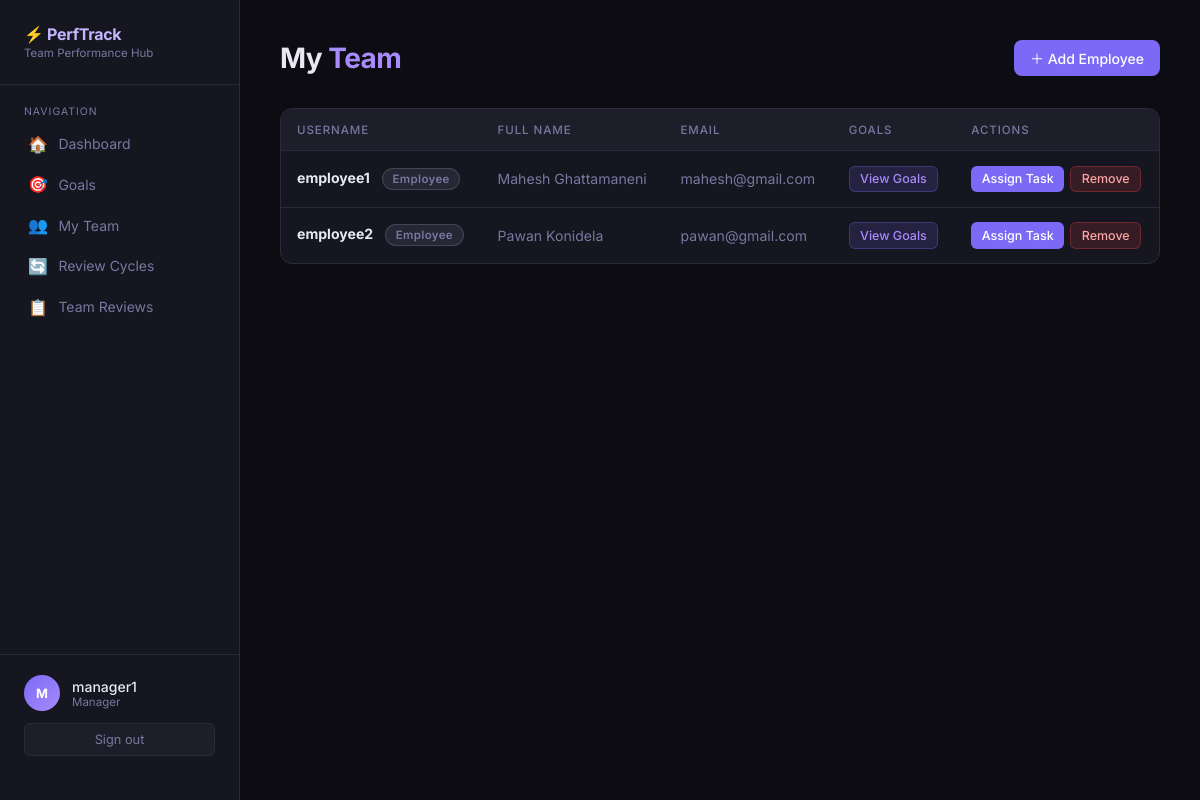
Page /team/ (signed in) on the committed database.
### users/models.py (models this page shows, shortened)
class User(AbstractUser):
    ROLE_CHOICES = (
        ('EMPLOYEE', 'Employee'),
        ('MANAGER', 'Manager'),
    )
    role = models.CharField(
        max_length=20,
        choices=ROLE_CHOICES,
        default='EMPLOYEE'
    )
    manager = models.ForeignKey(
        'self',
        null=True,
        blank=True,
        on_delete=models.SET_NULL,
        related_name='team_members'
    )

### users/views.py (the view)
    def wrapper(request, *args, **kwargs):
        if not request.user.is_authenticated or request.user.role != 'MANAGER':
            messages.error(request, 'Only managers can access this page.')
            return redirect('home')
        return view_func(request, *args, **kwargs)

### users/views.py (called while the page is built)
def manager_required(view_func):
    def wrapper(request, *args, **kwargs):
        if not request.user.is_authenticated or request.user.role != 'MANAGER':
            messages.error(request, 'Only managers can access this page.')
            return redirect('home')
        return view_func(request, *args, **kwargs)
    wrapper.__name__ = view_func.__name__
    return wrapper

@login_required
@manager_required
def team_list(request):
    team = request.user.team_members.order_by('username')
    return render(request, 'users/team_list.html', {'team': team})

### templates/users/team_list.html (shortened to what this page needs)
{% extends "base.html" %}
{% block content %}
<div class="page-header">
    <h1 class="page-title">My <span>Team</span></h1>
    <a href="{% url 'add_employee' %}" class="btn btn-primary">＋ Add Employee</a>
</div>
{% if team %}
<div class="table-wrap">
    <table>
        <thead>
            <tr>
                <th>Username</th>
                <th>Full Name</th>
                <th>Email</th>
                <th>Goals</th>
                <th>Actions</th>
            </tr>
        </thead>
        <tbody>
            {% for emp in team %}
            <tr>
                <td>
                    <strong>{{ emp.username }}</strong>
                    <span class="badge badge-not_started" style="margin-left:0.5rem;">Employee</span>
                </td>
                <td class="muted">{{ emp.get_full_name|default:"—" }}</td>
                <td class="muted">{{ emp.email|default:"—" }}</td>
                <td>
                    <a href="{% url 'goal_list' %}?employee={{ emp.pk }}" class="btn btn-view btn-sm">
                        View Goals
                    </a>
                </td>
                <td>
                    <div style="display:flex;gap:0.4rem;">
                        <a href="{% url 'assign_task' %}?employee={{ emp.pk }}" class="btn btn-primary btn-sm">Assign Task</a>
                        <a href="{% url 'remove_employee' emp.pk %}" class="btn btn-danger btn-sm">Remove</a>
                    </div>
                </td>
            </tr>
            {% endfor %}
        </tbody>
    </table>
</div>
{% else %}
<div class="empty-state">
    <div class="icon">👥</div>
    <p>No employees in your team yet.</p>
    <a href="{% url 'add_employee' %}" class="btn btn-primary" style="margin-top:1.25rem;">Add First Employee</a>
</div>
{% endif %}
{% endblock %}

### templates/base.html (shortened to what this page needs)
<!DOCTYPE html>
<html lang="en">
<head>
</head>
<body>
    <div class="layout">
        <aside class="sidebar">
            <div class="sidebar-logo">
                <div class="brand">⚡ PerfTrack</div>
                <div class="brand-sub">Team Performance Hub</div>
            </div>
            <div class="nav-section">
                <div class="nav-label">Navigation</div>
                <a href="/" class="nav-item {% block nav_dashboard %}{% endblock %}">
                    <span class="icon">🏠</span> Dashboard
                </a>
                <a href="/goals/" class="nav-item {% block nav_goals %}{% endblock %}">
                    <span class="icon">🎯</span> Goals
                </a>
                {% if request.user.role == 'MANAGER' %}
                <a href="/team/" class="nav-item {% block nav_team %}{% endblock %}">
                    <span class="icon">👥</span> My Team
                </a>
                {% endif %}
                <a href="/cycles/" class="nav-item {% block nav_cycles %}{% endblock %}">
                    <span class="icon">🔄</span> Review Cycles
                </a>
                {% if request.user.role == 'MANAGER' %}
                <a href="/reviews/" class="nav-item {% block nav_reviews %}{% endblock %}">
                    <span class="icon">📋</span> Team Reviews
                </a>
                {% endif %}
            </div>
            <div class="sidebar-footer">
                <div class="user-info">
                    <div class="avatar">{{ request.user.username|first|upper }}</div>
                    <div>
                        <div class="user-name">{{ request.user.username }}</div>
                        <div class="user-role">
                            {% if request.user.is_superuser %}Admin
                            {% elif request.user.role == 'MANAGER' %}Manager
                            {% else %}Employee{% endif %}
                        </div>
                    </div>
                </div>
                <form method="post" action="/logout/">
                    <button type="submit" class="logout-btn">Sign out</button>
                </form>
            </div>
        </aside>
        <main class="main">
            {% block content %}{% endblock %}
        </main>
    </div>
</body>
</html>

### rows in the picture
User: user.username|first "M", user.username "manager1"
User: username "employee1", get_full_name "Mahesh Ghattamaneni", email "mahesh@gmail.com"
User: username "employee2", get_full_name "Pawan Konidela", email "pawan@gmail.com"
